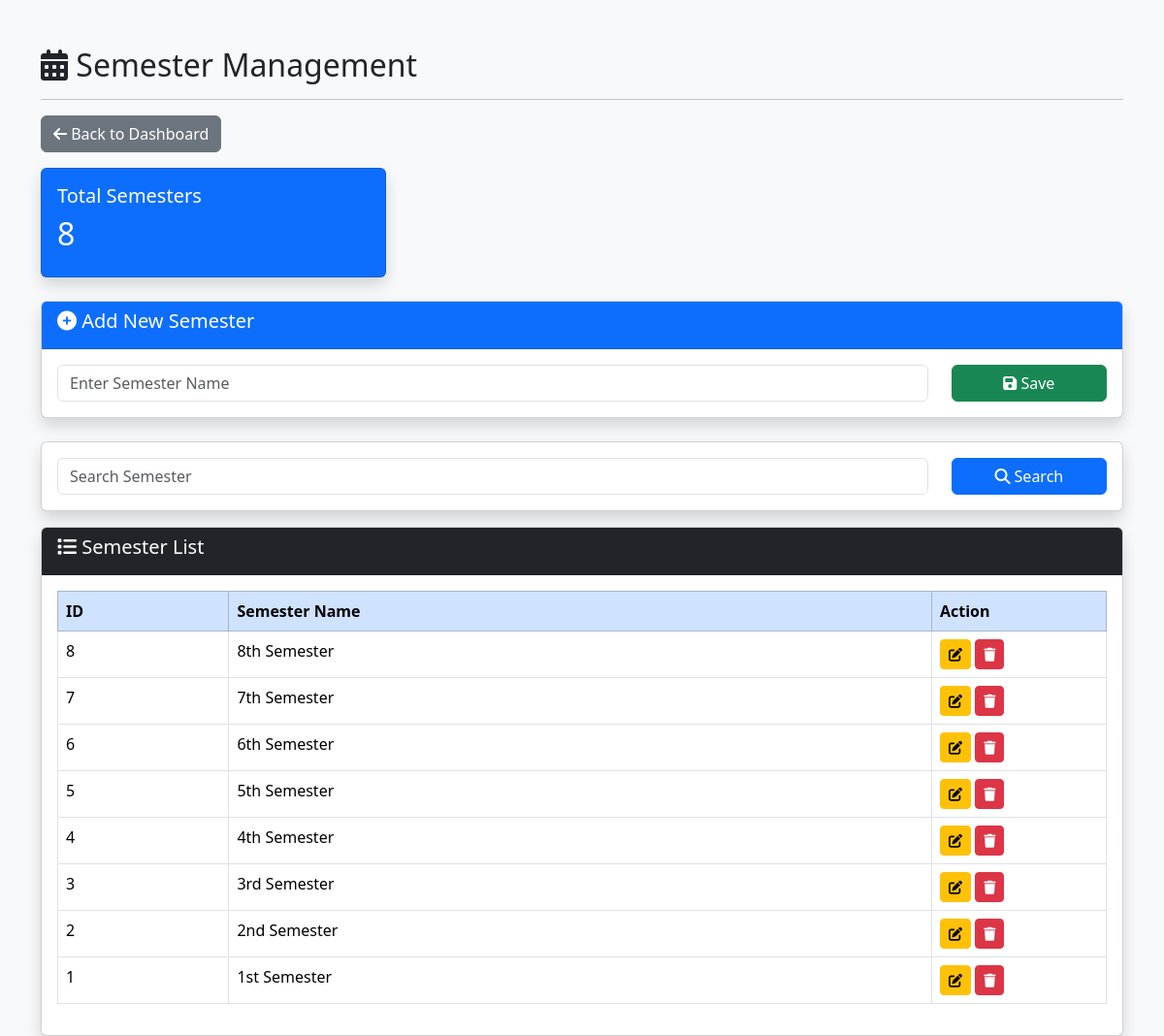
Page /admin/semester.php (signed in) on the committed database.
### tables this page shows
CREATE TABLE semesters (
    semester_id INT AUTO_INCREMENT PRIMARY KEY,
    semester_name VARCHAR(50) NOT NULL
);

### admin/semester.php (the view, shortened to what this page needs)
<?php
include '../config/database.php';
$search="";
if(isset($_GET['search']))
{
    $search=mysqli_real_escape_string($conn,$_GET['search']);
    $semesters=mysqli_query($conn,"
    SELECT *
    FROM semesters
    WHERE semester_name LIKE '%$search%'
    ORDER BY semester_id DESC");
}
else
{
    $semesters=mysqli_query($conn,"
    SELECT *
    FROM semesters
    ORDER BY semester_id DESC");
}
$totalSemester=mysqli_num_rows(mysqli_query($conn,
"SELECT * FROM semesters"));
?>
<!DOCTYPE html>
<html>
<head>
<link href="https://cdn.jsdelivr.net/npm/bootstrap@5.3.3/dist/css/bootstrap.min.css"
rel="stylesheet">
<link rel="stylesheet"
href="https://cdnjs.cloudflare.com/ajax/libs/font-awesome/6.5.2/css/all.min.css">
</head>
<body class="bg-light">
<div class="container mt-5">
<h2>
<i class="fa fa-calendar-alt"></i>
Semester Management
</h2>
<hr>
<div class="mb-3">
    <a href="dashboard.php" class="btn btn-secondary">
        <i class="fa fa-arrow-left"></i>
        Back to Dashboard
    </a>
</div>
<div class="row mb-4">
<div class="col-md-4">
<div class="card bg-primary text-white shadow">
<div class="card-body">
<h5>Total Semesters</h5>
<h2>
<?php echo $totalSemester; ?>
</h2>
</div>
</div>
</div>
</div>
<div class="card shadow mb-4">
<div class="card-header bg-primary text-white">
<h5>
<i class="fa fa-plus-circle"></i>
Add New Semester
</h5>
</div>
<div class="card-body">
<form method="POST">
<div class="row">
<div class="col-md-10">
<input
type="text"
name="semester_name"
class="form-control"
placeholder="Enter Semester Name"
required>
</div>
<div class="col-md-2">
<button
type="submit"
name="add_semester"
class="btn btn-success w-100">
<i class="fa fa-save"></i>
Save
</button>
</div>
</div>
</form>
</div>
</div>
<div class="card shadow mb-3">
<div class="card-body">
<form method="GET">
<div class="row">
<div class="col-md-10">
<input
type="text"
name="search"
class="form-control"
placeholder="Search Semester"
value="<?php echo $search; ?>">
</div>
<div class="col-md-2">
<button
class="btn btn-primary w-100">
<i class="fa fa-search"></i>
Search
</button>
</div>
</div>
</form>
</div>
</div>
<div class="card shadow">
<div class="card-header bg-dark text-white">
<h5>
<i class="fa fa-list"></i>
Semester List
</h5>
</div>
<div class="card-body">
<div class="table-responsive">
<table class="table table-bordered table-hover">
<thead class="table-primary">
<tr>
<th>ID</th>
<th>Semester Name</th>
<th width="180">Action</th>
</tr>
</thead>
<tbody>
<?php
if(mysqli_num_rows($semesters)>0)
{
while($row=mysqli_fetch_assoc($semesters))
{
?>
<tr>
<td><?php echo $row['semester_id']; ?></td>
<td><?php echo $row['semester_name']; ?></td>
<td>
<a
href="edit-semester.php?id=<?php echo $row['semester_id']; ?>"
class="btn btn-warning btn-sm">
<i class="fa fa-edit"></i>
</a>
<a
href="semester.php?delete=<?php echo $row['semester_id']; ?>"
class="btn btn-danger btn-sm"
onclick="return confirm('Delete this semester?')">
<i class="fa fa-trash"></i>
</a>
</td>
</tr>
<?php
}
}
?>
</tbody>
</table>
</div>
</div>
</div>
</div>
</body>
</html>

### rows in the picture
semesters: semester_id "8", semester_name "8th Semester"
semesters: semester_id "7", semester_name "7th Semester"
semesters: semester_id "6", semester_name "6th Semester"
semesters: semester_id "5", semester_name "5th Semester"
semesters: semester_id "4", semester_name "4th Semester"
semesters: semester_id "3", semester_name "3rd Semester"
semesters: semester_id "2", semester_name "2nd Semester"
semesters: semester_id "1", semester_name "1st Semester"

### other values in the picture
$totalSemester "8"
